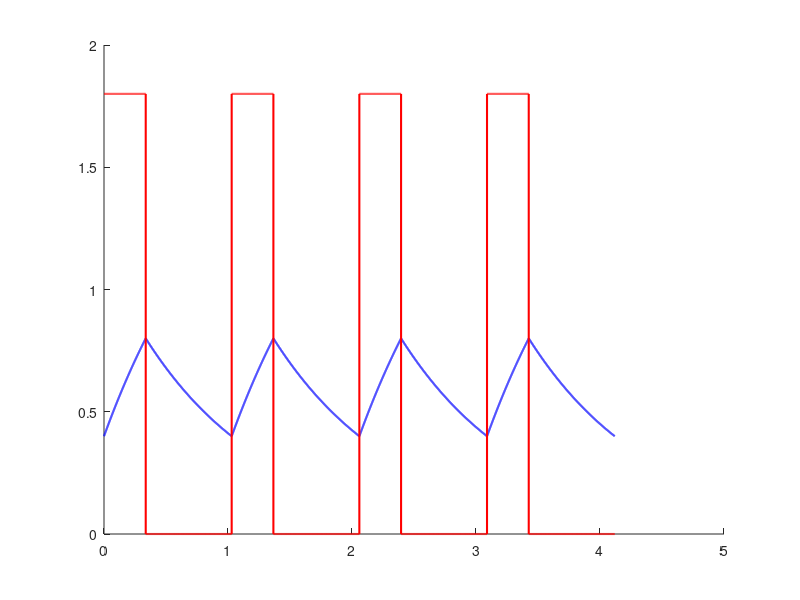

Write the MATLAB code that produced this figure. (Note: this script raises an error after producing the figure.)
VDD = 1.8;
VH  = 0.8;
VL  = 0.4;
RC  = 1;

% --- Find x-duration of each half-cycle ---
t_charge    = RC * log((VDD - VL) / (VDD - VH));
t_discharge = RC * log(VH / VL);

% --- Build repeated charge/discharge segments ---
n_cycles = 4;
pts      = 500;

x_cap  = [];
y_cap  = [];
x_sq   = [];
y_sq   = [];

x_offset = 0;

for i = 1:n_cycles
    % -- Charge segment: VL -> VH --
    t = linspace(0, t_charge, pts);
    v = VDD - (VDD - VL) * exp(-t / RC);

    x_cap = [x_cap, x_offset + t];
    y_cap = [y_cap, v];

    % Square wave HIGH during charge
    x_sq = [x_sq, x_offset + t];
    y_sq = [y_sq, VDD * ones(1, pts)];

    x_offset = x_offset + t_charge;

    % -- Discharge segment: VH -> VL --
    t = linspace(0, t_discharge, pts);
    v = VH * exp(-t / RC);

    x_cap = [x_cap, x_offset + t];
    y_cap = [y_cap, v];

    % Square wave LOW during discharge
    x_sq = [x_sq, x_offset + t];
    y_sq = [y_sq, zeros(1, pts)];

    x_offset = x_offset + t_discharge;
end

% --- Plot superimposed ---
figure;
hold on;
plot(x_cap, y_cap, 'b',  'LineWidth', 1.5, 'DisplayName', 'Cap_V');
plot(x_sq,  y_sq,  'r',  'LineWidth', 1.5, 'DisplayName', 'Output');
yline(VH,  'k--', 'LineWidth', 1.5, 'Label', 'V_H', 'DisplayName', 'V_H');
yline(VL,  'k:',  'LineWidth', 1.5, 'Label', 'V_L', 'DisplayName', 'V_L');
yline(VDD, 'm--', 'LineWidth', 0.8, 'Label', 'VDD', 'DisplayName', 'VDD');
ylim([0, VDD * 1.2]);
xlabel('Time (RC)');
ylabel('Voltage (V)');
title('Capacitor Voltage and Asymmetric Output Waveform');
legend('Location', 'best');
grid on;
hold off;
